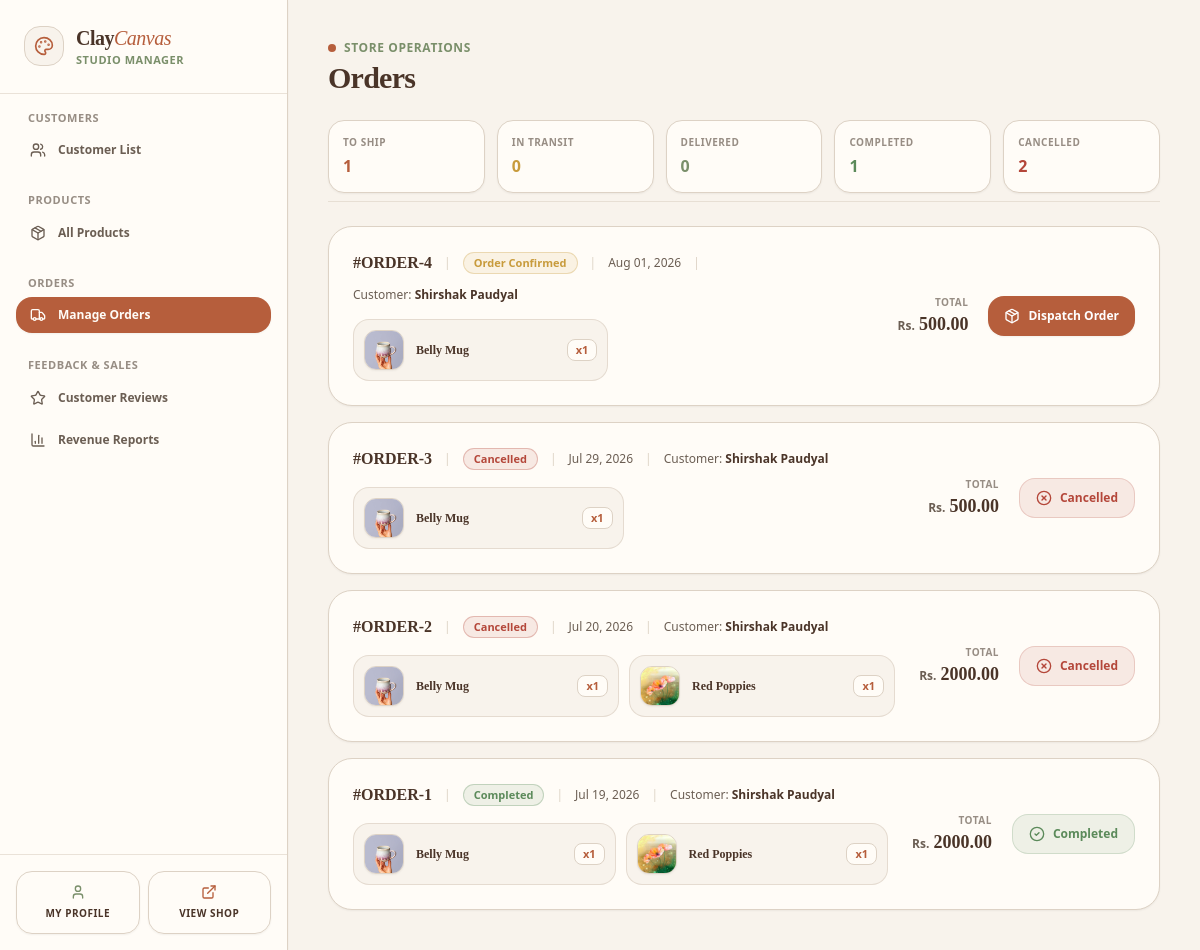
The page /dashboard/admin/?section=order-fulfillment (signed in) on the database as committed earlier.
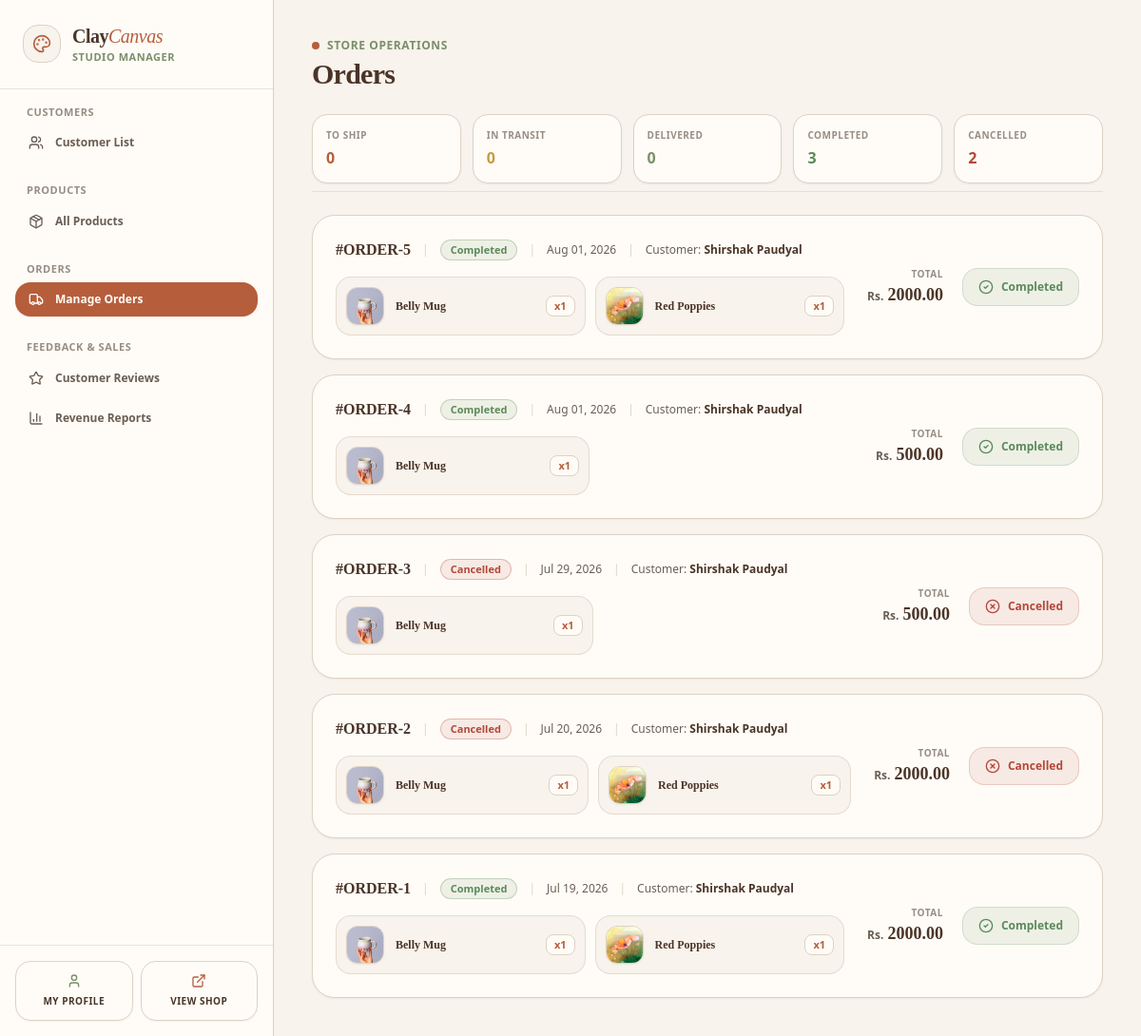
The same page on the database as committed later.
### cc_app/models.py (models this page shows, shortened)
class Order(models.Model):
    class Status(models.TextChoices):
        CONFIRMED = 'confirmed', 'Order Confirmed'
        SHIPPING = 'shipping', 'In Transit'
        DELIVERED = 'delivered', 'Delivered'
        COMPLETED = 'completed', 'Completed'
        CANCELLED = 'cancelled', 'Cancelled'
    class PaymentMethod(models.TextChoices):
        ESEWA = 'esewa', 'eSewa'
        COD = 'cod', 'Cash on Delivery'
    customer = models.ForeignKey(User, on_delete=models.CASCADE, related_name='orders')
    total_amount = models.DecimalField(max_digits=12, decimal_places=2)
    status = models.CharField(max_length=20, choices=Status.choices, default=Status.CONFIRMED)
    transaction_id = models.CharField(max_length=100, blank=True, null=True, help_text="Payment provider tracking reference ID")
    shipping_address = models.TextField()
    payment_method = models.CharField(max_length=20, choices=PaymentMethod.choices, default=PaymentMethod.ESEWA)
    created_at = models.DateTimeField(auto_now_add=True)

class User(AbstractUser):
    phone = models.CharField(max_length=20, blank=True)
    address = models.TextField(blank=True)
    profile_picture = models.ImageField(upload_to='images/user/', blank=True, null=True)

class OrderItem(models.Model):
    order = models.ForeignKey(Order, on_delete=models.CASCADE, related_name='items')
    product = models.ForeignKey(Product, on_delete=models.CASCADE)
    price_at_purchase = models.DecimalField(max_digits=10, decimal_places=2)
    quantity = models.PositiveIntegerField(default=1)

class Product(models.Model):
    class Category(models.TextChoices):
        PAINTINGS = 'paintings', 'Original Paintings'
        POTTERY = 'pottery', 'Handmade Pottery'
        CERAMICS = 'ceramics', 'Sculptures & Ceramics'
        PRINTS = 'prints', 'Canvas & Fine Art Prints'
        ACCESSORIES = 'accessories', 'Art Supplies & Displays'
    name = models.CharField(max_length=255)
    category = models.CharField(max_length=30, choices=Category.choices)
    description = models.TextField(help_text="Detailed description of the artwork, dimensions, and materials used.")
    price = models.DecimalField(max_digits=10, decimal_places=2)
    stock = models.PositiveIntegerField(default=1, help_text="Set to 1 for unique, original one-off masterworks.")
    product_image = models.ImageField(upload_to='images/products/')
    is_active = models.BooleanField(default=True)
    created_at = models.DateTimeField(auto_now_add=True)

### cc_app/views/dashboard.py (the view)
# urls.py: path('dashboard/admin/', admin_dashboard_view, name='admin_dashboard'),
@login_required
def admin_dashboard_view(request):
    if not request.user.is_staff:
        messages.error(request, "You do not have permission to access the admin dashboard.")
        return redirect('/')
    section = request.GET.get('section', 'customer-management')
    context = {
        'section': section,
        'awaiting_dispatch_count': Order.objects.filter(status='confirmed').count(),
        'awaiting_delivery_count': Order.objects.filter(status='shipping').count(),
        'delivered_count': Order.objects.filter(status='delivered').count(),
        'completed_count': Order.objects.filter(status='completed').count(),
        'cancelled_count': Order.objects.filter(status='cancelled').count(),
        'total_gross_revenue': Order.objects.filter(status='completed').aggregate(total=models.Sum('total_amount'))['total'] or 0,
    }
    if section == 'customer-management':
        context['customers'] = User.objects.filter(is_staff=False).order_by('-date_joined')
    elif section == 'product-management':
        context['products'] = Product.objects.all().order_by('-created_at')
    elif section == 'order-fulfillment':
        context['orders'] = Order.objects.all().order_by('-created_at')
    elif section == 'product-reviews':
        context['reviews'] = Review.objects.all().order_by('-created_at')
    elif section == 'revenue-logs':
        context['revenue_logs'] = Order.objects.filter(status='completed').order_by('-created_at')
    return render(request,'dashboard/admin_dashboard.html', context)

### cc_app/templates/dashboard/admin_dashboard.html (shortened to what the changed rows need)
<!DOCTYPE html>
<html lang="en">
<head>
    {% load static %}
    <link href="{% static 'css/styles.css' %}" rel="stylesheet" />
</head>
<body class="bg-[#F8F3EC] flex flex-col md:flex-row min-h-screen font-sans text-[#6B5E53] antialiased selection:bg-[#B65E3C]/20 selection:text-[#B65E3C]">
    <aside class="w-full md:w-72 bg-[#FFFCF7] flex flex-col border-b md:border-b-0 md:border-r border-[#DDD2C5] shrink-0 z-30 shadow-sm">
        <div class="p-6 border-b border-[#DDD2C5]/60 flex items-center justify-between md:block">
            <div class="flex items-center gap-3">
                <div>
                    <h1 class="text-xl font-serif font-bold tracking-tight text-[#4A3428]">
                        Clay<span class="text-[#B65E3C] italic font-normal">Canvas</span>
                    </h1>
                </div>
            </div>
        </div>
    </aside>
    <main class="flex-grow flex flex-col h-auto md:h-screen overflow-y-auto bg-[#F8F3EC] p-4 sm:p-6 lg:p-10 custom-scrollbar">
        <div class="max-w-7xl w-full mx-auto space-y-6">
            {% if section == 'customer-management' or not section %}
                {% include 'dashboard/admin/_customer_management.html' %}
            {% elif section == 'product-management' %}
                {% include 'dashboard/admin/_product_management.html' %}
            {% elif section == 'order-fulfillment' %}
                {% include 'dashboard/admin/_order_fulfillment.html' %}
            {% elif section == 'product-reviews' %}
                {% include 'dashboard/admin/_product_reviews.html' %}
            {% elif section == 'revenue-logs' %}
                {% include 'dashboard/admin/_revenue_logs.html' %}
            {% endif %}
        </div>
    </main>
</body>
</html>

### cc_app/templates/dashboard/admin/_order_fulfillment.html (shortened to what the changed rows need)
<div class="space-y-6">
    <div class="flex flex-col xl:flex-row xl:items-center justify-between gap-6 pb-2 border-b border-[#DDD2C5]/60">
        <div>
            <h1 class="text-2xl sm:text-3xl font-serif font-bold text-[#4A3428] tracking-tight">Orders</h1>
        </div>
        <div class="grid grid-cols-2 sm:grid-cols-5 gap-3 w-full xl:w-auto">
            <div class="bg-[#FFFCF7] border border-[#DDD2C5] rounded-2xl p-3.5 flex flex-col justify-center min-w-[130px] shadow-sm">
                <span class="text-[10px] uppercase font-bold tracking-wider text-[#6B5E53]/70 block mb-1">To Ship</span>
                <span class="text-base font-bold text-[#B65E3C]">{{ awaiting_dispatch_count }}</span>
            </div>
            <div class="bg-[#FFFCF7] border border-[#DDD2C5] rounded-2xl p-3.5 flex flex-col justify-center min-w-[130px] shadow-sm">
                <span class="text-[10px] uppercase font-bold tracking-wider text-[#6B5E53]/70 block mb-1">Completed</span>
                <span class="text-base font-bold text-[#5B8A5A]">{{ completed_count }}</span>
            </div>
        </div>
    </div>
    <div class="space-y-4">
        {% for order in orders %}
            <div class="bg-[#FFFCF7] border border-[#DDD2C5] rounded-3xl p-5 sm:p-6 flex flex-col lg:flex-row lg:items-center justify-between gap-6 hover:border-[#B65E3C]/40 transition-all duration-200 shadow-sm">
                <div class="space-y-4 flex-grow w-full">
                    <div class="flex flex-wrap items-center gap-2.5 sm:gap-3 text-xs">
                        <span class="font-serif font-bold text-base text-[#4A3428]">#ORDER-{{ order.id }}</span>
                        <span class="text-[#DDD2C5]">|</span>
                        <span class="text-[11px] font-semibold px-2.5 py-0.5 rounded-full border
                            {% if order.status == 'confirmed' %} bg-[#C89B3C]/10 text-[#C89B3C] border-[#C89B3C]/30
                            {% elif order.status == 'shipping' %} bg-[#7A8F6A]/10 text-[#7A8F6A] border-[#7A8F6A]/30
                            {% elif order.status == 'delivered' %} bg-[#7A8F6A]/10 text-[#7A8F6A] border-[#7A8F6A]/30
                            {% elif order.status == 'cancelled' %} bg-[#B4473A]/10 text-[#B4473A] border-[#B4473A]/30
                            {% else %} bg-[#5B8A5A]/10 text-[#5B8A5A] border-[#5B8A5A]/30 {% endif %}">
                            {{ order.get_status_display }}
                        </span>
                        <span class="text-[#DDD2C5]">|</span>
                        <span class="text-[#6B5E53] font-medium">{{ order.created_at|date:"M d, Y" }}</span>
                        <span class="text-[#DDD2C5]">|</span>
                        <span class="text-[#6B5E53]">Customer: <strong class="text-[#4A3428] font-semibold">{{ order.customer.get_full_name }}</strong></span>
                    </div>
                    <div class="grid grid-cols-1 sm:grid-cols-2 gap-2.5 max-w-4xl">
                        {% for item in order.items.all %}
                            <div class="flex items-center gap-3 bg-[#F8F3EC] border border-[#DDD2C5]/70 p-2.5 rounded-2xl">
                                <div class="w-10 h-10 bg-[#FFFCF7] border border-[#DDD2C5] rounded-xl overflow-hidden flex items-center justify-center shrink-0 shadow-sm">
                                    {% if item.product.product_image %}
                                        <img src="{{ item.product.product_image.url }}" alt="{{ item.product.name }}" class="w-full h-full object-cover">
                                    {% else %}
                                        <i data-lucide="palette" class="w-4 h-4 text-[#7A8F6A]"></i>
                                    {% endif %}
                                </div>
                                <div class="min-w-0 flex-grow flex items-center justify-between gap-2">
                                    <span class="text-[#4A3428] text-xs font-semibold truncate font-serif">
                                        {{ item.product.name }}
                                    </span>
                                    <span class="text-[#B65E3C] bg-[#FFFCF7] px-2 py-0.5 rounded-lg border border-[#DDD2C5] text-[11px] font-bold shrink-0">x{{ item.quantity }}</span>
                                </div>
                            </div>
                        {% endfor %}
                    </div>
                </div>
                <div class="flex flex-wrap sm:flex-nowrap items-center justify-between lg:justify-end gap-5 border-t lg:border-t-0 border-[#DDD2C5]/60 pt-4 lg:pt-0 shrink-0 w-full lg:w-auto">
                    <div class="flex flex-col lg:text-right">
                        <span class="text-[10px] uppercase font-bold tracking-wider text-[#6B5E53]/70">Total</span>
                        <div class="flex items-baseline gap-1">
                            <span class="text-xs font-bold text-[#6B5E53]">Rs.</span>
                            <span class="text-lg font-bold text-[#4A3428] font-serif">{{ order.total_amount }}</span>
                        </div>
                    </div>
                    <div class="flex items-center gap-2 w-full sm:w-auto justify-end">
                        {% if order.status == 'confirmed' %}
                        <a href="/order/dispatch/{{ order.id }}" class="bg-[#B65E3C] hover:bg-[#94492F] text-white font-semibold h-10 px-4 rounded-2xl transition-all duration-200 flex items-center justify-center gap-2 text-xs whitespace-nowrap shadow-sm">
                            <i data-lucide="package" class="w-4 h-4"></i>
                            <span>Dispatch Order</span>
                        </a>
                        {% elif order.status == 'delivered' %}
                        <div class="bg-[#F8F3EC] border border-[#DDD2C5] text-[#6B5E53] font-semibold h-10 px-4 rounded-2xl flex items-center justify-center gap-2 text-xs select-none">
                            <i data-lucide="clock" class="w-4 h-4 text-[#C89B3C]"></i>
                            <span>Awaiting Handover</span>
                        </div>
                        {% elif order.status == 'cancelled' %}
                        <div class="bg-[#B4473A]/10 border border-[#B4473A]/20 text-[#B4473A] font-semibold h-10 px-4 rounded-2xl flex items-center justify-center gap-2 text-xs select-none">
                            <i data-lucide="x-circle" class="w-4 h-4"></i>
                            <span>Cancelled</span>
                        </div>
                        {% else %}
                        <div class="bg-[#5B8A5A]/10 border border-[#5B8A5A]/20 text-[#5B8A5A] font-semibold h-10 px-4 rounded-2xl flex items-center justify-center gap-2 text-xs select-none">
                            <i data-lucide="check-circle-2" class="w-4 h-4"></i>
                            <span>Completed</span>
                        </div>
                        {% endif %}
                    </div>
                </div>
            </div>
        {% endfor %}
    </div>
</div>

Rows that differ between the two databases and show on the page:
added Order: id "5", status "Completed", created_at "Aug 01, 2026", customer.get_full_name "Shirshak Paudyal", total_amount "2000.00"
added OrderItem: product.product_image (picture), product.name "Belly Mug", quantity "1", shown under "5"
added OrderItem: product.product_image (picture), product.name "Red Poppies", quantity "1", shown under "5"
changed Order id 4: status "Order Confirmed" → "Completed"; status "Dispatch Order" → "Completed"
Other text that changed with them:
{{ awaiting_dispatch_count }}: "1" → "0"
{{ completed_count }}: "1" → "3"
